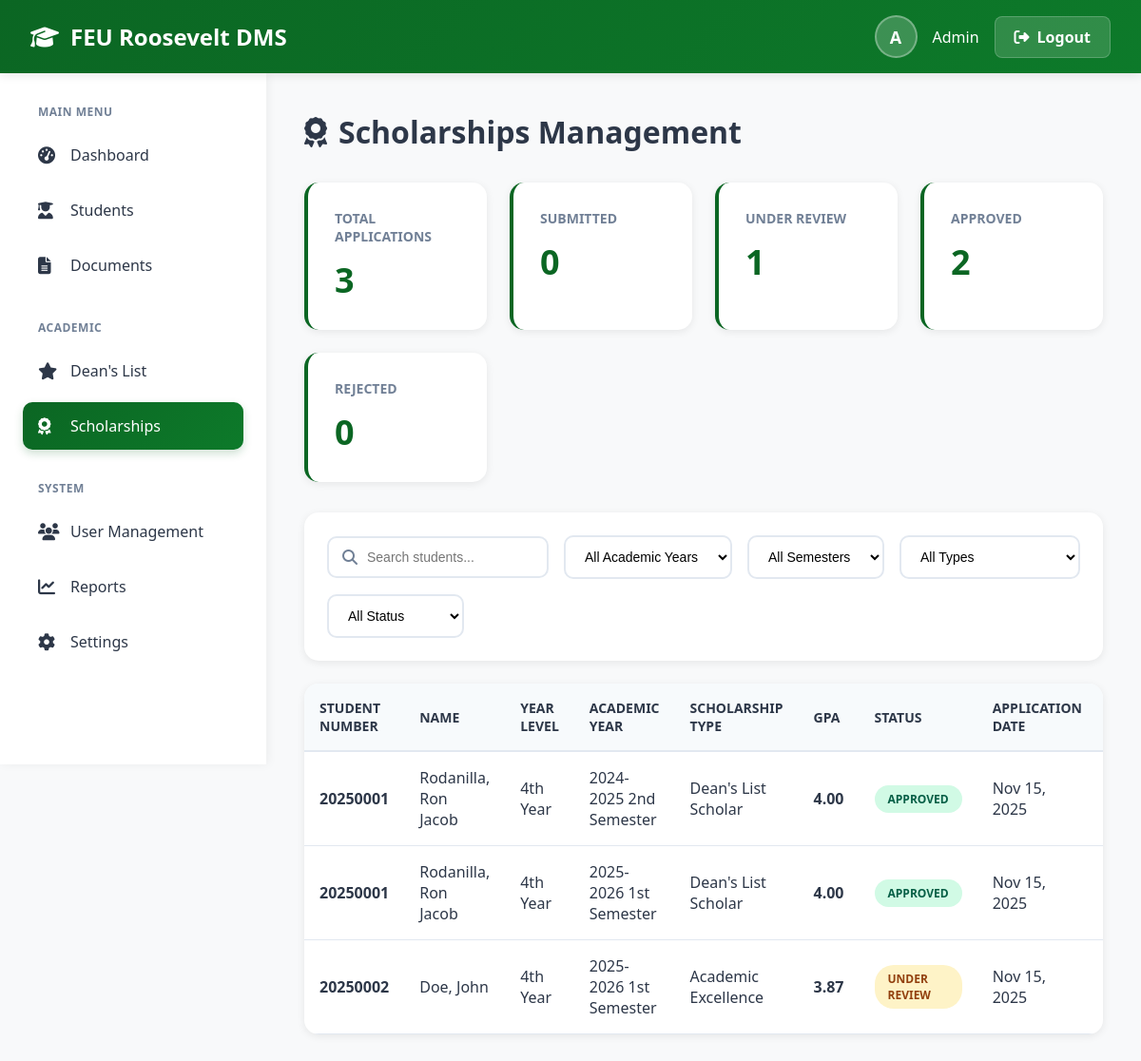
The app's page /scholarships.php (signed in), older data.
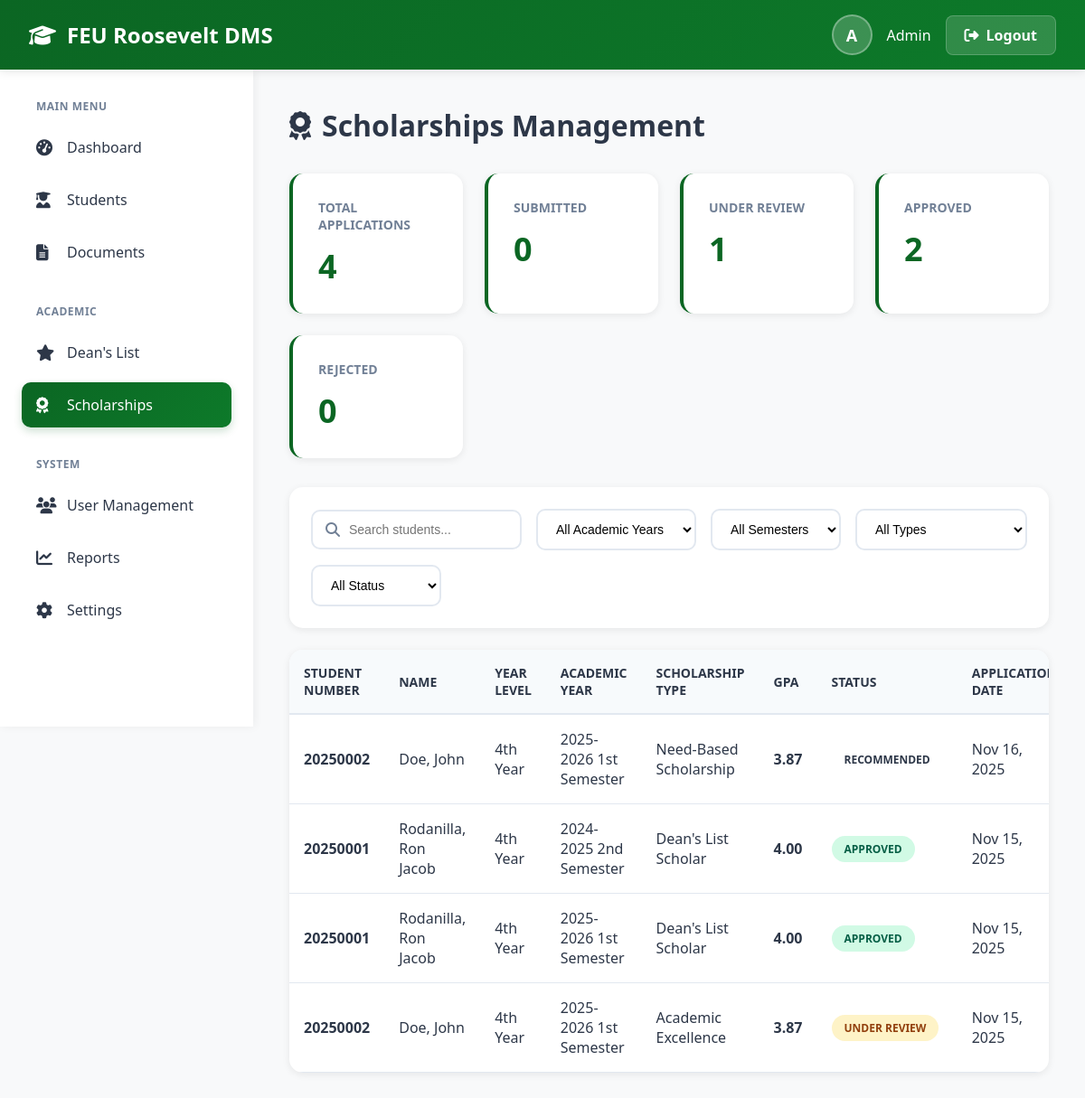
The same page, newer data.
### tables this page shows
CREATE TABLE `scholarship_application` (
  `app_id` int(11) NOT NULL,
  `student_id` int(11) NOT NULL,
  `stud_id` int(11) NOT NULL,
  `academic_year` varchar(20) NOT NULL,
  `semester` enum('1st Semester','2nd Semester','Summer') NOT NULL,
  `scholarship_type` varchar(255) NOT NULL,
  `status` enum('Submitted','Under Review','Recommended','Under Guidance Review','On Hold - Guidance Review','Endorsed by Guidance','Not Endorsed','Approved','Rejected','On Hold') DEFAULT 'Submitted',
  `remarks` text DEFAULT NULL,
  `guidance_remarks` text DEFAULT NULL,
  `guidance_recommendation` enum('Endorsed','Not Endorsed','Needs Interview','Pending') DEFAULT 'Pending',
  `application_date` timestamp NOT NULL DEFAULT current_timestamp(),
  `reviewed_by` int(11) DEFAULT NULL,
  `guidance_reviewed_by` int(11) DEFAULT NULL,
  `review_date` timestamp NULL DEFAULT NULL,
  `guidance_review_date` timestamp NULL DEFAULT NULL
);

CREATE TABLE `profile` (
  `profile_id` int(11) NOT NULL,
  `user_id` int(11) NOT NULL,
  `stud_id` int(11) NOT NULL,
  `student_number` varchar(50) NOT NULL,
  `firstName` varchar(100) NOT NULL,
  `lastName` varchar(100) NOT NULL,
  `middleName` varchar(100) DEFAULT NULL,
  `name` varchar(255) GENERATED ALWAYS AS (concat(`firstName`,' ',ifnull(concat(`middleName`,' '),''),`lastName`)) STORED,
  `course` varchar(255) DEFAULT NULL,
  `year_level` enum('1st Year','2nd Year','3rd Year','4th Year') DEFAULT NULL,
  `contactNumber` varchar(20) DEFAULT NULL,
  `address` text DEFAULT NULL,
  `created_at` timestamp NOT NULL DEFAULT current_timestamp(),
  `updated_at` timestamp NOT NULL DEFAULT current_timestamp() ON UPDATE current_timestamp()
);

CREATE TABLE `dean_list` (
  `list_id` int(11) NOT NULL,
  `student_id` int(11) NOT NULL,
  `stud_id` int(11) NOT NULL,
  `academic_year` varchar(20) NOT NULL,
  `semester` enum('1st Semester','2nd Semester','Summer') NOT NULL,
  `year_level` enum('1st Year','2nd Year','3rd Year','4th Year') NOT NULL,
  `gpa` decimal(3,2) NOT NULL,
  `qpa` decimal(3,2) DEFAULT NULL,
  `status` enum('Pending','Under Review','Verified','Rejected') DEFAULT 'Pending',
  `remarks` text DEFAULT NULL,
  `verified_by` int(11) DEFAULT NULL,
  `verified_date` timestamp NULL DEFAULT NULL,
  `submitted_by` int(11) DEFAULT NULL,
  `submitted_date` timestamp NULL DEFAULT NULL,
  `created_at` timestamp NOT NULL DEFAULT current_timestamp()
);

### scholarships.php (the view, shortened to what this page needs)
<?php
include('include/db.php');
$year_filter = $_GET['academic_year'] ?? '';
$search = $_GET['search'] ?? '';
$sql = "SELECT sa.*, p.firstName, p.lastName, p.student_number, p.course, p.year_level, u.email,
        dl.gpa, dl.status as deans_status,
        r.email as reviewer_email
        FROM scholarship_application sa
        INNER JOIN user u ON sa.student_id = u.user_id
        INNER JOIN profile p ON u.user_id = p.user_id
        LEFT JOIN dean_list dl ON sa.student_id = dl.student_id AND sa.academic_year = dl.academic_year AND sa.semester = dl.semester
        LEFT JOIN user r ON sa.reviewed_by = r.user_id
        WHERE 1=1";
$sql .= " ORDER BY sa.application_date DESC";
$stmt = $conn->prepare($sql);
$stmt->execute();
$applications = $stmt->get_result();
$stats_sql = "SELECT
    COUNT(*) as total,
    SUM(CASE WHEN status='Submitted' THEN 1 ELSE 0 END) as submitted,
    SUM(CASE WHEN status='Under Review' THEN 1 ELSE 0 END) as under_review,
    SUM(CASE WHEN status='Approved' THEN 1 ELSE 0 END) as approved,
    SUM(CASE WHEN status='Rejected' THEN 1 ELSE 0 END) as rejected
    FROM scholarship_application";
if ($year_filter) {
    $stats_sql .= " WHERE academic_year = ?";
    $stats_stmt = $conn->prepare($stats_sql);
    $stats_stmt->bind_param("s", $year_filter);
    $stats_stmt->execute();
    $stats = $stats_stmt->get_result()->fetch_assoc();
} else {
    $stats = $conn->query($stats_sql)->fetch_assoc();
}
$user_name = $_SESSION['user_name'] ?? $_SESSION['role'];
$user_initial = strtoupper(substr($user_name, 0, 1));
?>
<!DOCTYPE html>
<html lang="en">
<head>
  <link rel="stylesheet" href="https://cdnjs.cloudflare.com/ajax/libs/font-awesome/6.4.0/css/all.min.css">
</head>
<body>
  <div class="header">
    <h1><i class="fas fa-graduation-cap"></i> FEU Roosevelt DMS</h1>
    <div class="user-info">
      <div class="user-avatar"><?= $user_initial ?></div>
      <span><?= htmlspecialchars($user_name) ?></span>
      <a href="logout.php" class="logout-btn"><i class="fas fa-sign-out-alt"></i> Logout</a>
    </div>
  </div>
  <div class="container">
    <aside class="sidebar">
      <div class="nav-section">
        <div class="nav-section-title">Main Menu</div>
        <a href="admin_dashboard.php" class="nav-item">
          <i class="fas fa-tachometer-alt"></i>
          <span>Dashboard</span>
        </a>
        <a href="students.php" class="nav-item">
          <i class="fas fa-user-graduate"></i>
          <span>Students</span>
        </a>
        <a href="documents.php" class="nav-item">
          <i class="fas fa-file-alt"></i>
          <span>Documents</span>
        </a>
      </div>
      <div class="nav-section">
        <div class="nav-section-title">Academic</div>
        <a href="deans_list.php" class="nav-item">
          <i class="fas fa-star"></i>
          <span>Dean's List</span>
        </a>
        <a href="scholarships.php" class="nav-item active">
          <i class="fas fa-award"></i>
          <span>Scholarships</span>
        </a>
      </div>
      <div class="nav-section">
        <div class="nav-section-title">System</div>
        <a href="users.php" class="nav-item">
          <i class="fas fa-users"></i>
          <span>User Management</span>
        </a>
        <a href="reports.php" class="nav-item">
          <i class="fas fa-chart-line"></i>
          <span>Reports</span>
        </a>
        <a href="settings.php" class="nav-item">
          <i class="fas fa-cog"></i>
          <span>Settings</span>
        </a>
      </div>
    </aside>
    <main class="main-content">
      <h1 class="page-title"><i class="fas fa-award"></i> Scholarships Management</h1>
      <div class="stats-grid">
        <div class="stat-card">
          <h3>Total Applications</h3>
          <div class="stat-value"><?= number_format($stats['total']) ?></div>
        </div>
        <div class="stat-card">
          <h3>Submitted</h3>
          <div class="stat-value"><?= number_format($stats['submitted']) ?></div>
        </div>
        <div class="stat-card">
          <h3>Under Review</h3>
          <div class="stat-value"><?= number_format($stats['under_review']) ?></div>
        </div>
        <div class="stat-card">
          <h3>Approved</h3>
          <div class="stat-value"><?= number_format($stats['approved']) ?></div>
        </div>
        <div class="stat-card">
          <h3>Rejected</h3>
          <div class="stat-value"><?= number_format($stats['rejected']) ?></div>
        </div>
      </div>
      <div class="toolbar">
        <div class="search-box">
          <i class="fas fa-search"></i>
          <input type="text" id="searchInput" placeholder="Search students..." value="<?= htmlspecialchars($search) ?>">
        </div>
        <select id="yearFilter">
          <option value="">All Academic Years</option>
        </select>
        <select id="semesterFilter">
          <option value="">All Semesters</option>
        </select>
        <select id="typeFilter">
          <option value="">All Types</option>
        </select>
        <select id="statusFilter">
          <option value="">All Status</option>
        </select>
      </div>
      <div class="content-card">
        <div class="table-responsive">
          <table>
            <thead>
              <tr>
                <th>Student Number</th>
                <th>Name</th>
                <th>Year Level</th>
                <th>Academic Year</th>
                <th>Scholarship Type</th>
                <th>GPA</th>
                <th>Status</th>
                <th>Application Date</th>
                <th>Actions</th>
              </tr>
            </thead>
            <tbody>
              <?php if($applications && $applications->num_rows > 0): ?>
                <?php while($app = $applications->fetch_assoc()): ?>
                <tr>
                  <td><strong><?= htmlspecialchars($app['student_number']) ?></strong></td>
                  <td><?= htmlspecialchars($app['lastName'] . ', ' . $app['firstName']) ?></td>
                  <td><?= htmlspecialchars($app['year_level']) ?></td>
                  <td><?= htmlspecialchars($app['academic_year'] . ' ' . $app['semester']) ?></td>
                  <td><?= htmlspecialchars($app['scholarship_type']) ?></td>
                  <td><strong><?= $app['gpa'] ? number_format($app['gpa'], 2) : 'N/A' ?></strong></td>
                  <td>
                    <span class="badge badge-<?= str_replace(' ', '', strtolower($app['status'])) ?>">
                      <?= htmlspecialchars($app['status']) ?>
                    </span>
                  </td>
                  <td><?= date('M d, Y', strtotime($app['application_date'])) ?></td>
                  <td>
                  </td>
                </tr>
                <?php endwhile; ?>
              <?php endif; ?>
            </tbody>
          </table>
        </div>
      </div>
    </main>
  </div>
</body>
</html>

Row changes from the older to the newer data that the page shows:
added scholarship_application: profile.student_number "20250002", profile.lastName+firstName "Doe, John", profile.year_level "4th Year", academic_year+semester "2025-2026 1st Semester", scholarship_type "Need-Based Scholarship", dean_list.gpa "3.87", status "RECOMMENDED", application_date "Nov 16, 2025"
Text that changed along with them:
$stats['total']: "3" → "4"
